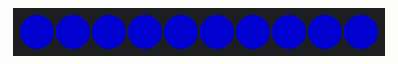
Recording of a sketch running on a simulated Arduino Uno, built with avr-gcc and run on an emulated ATmega328P. Parts: 10 RGB LEDs in strip order, left to right. Dim RGB values are drawn brighter than linear.

Above: at 0.45 s.
At 10.51 s:
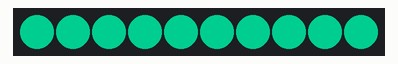
At 20.57 s:
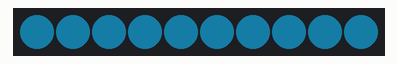
At 30.01 s:
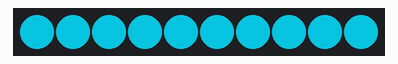
At 39.77 s:
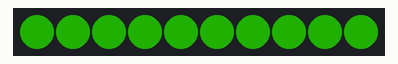

The sketch:

working_Led_3.ino
```cpp
#include <PololuLedStrip.h>

// Create an ledStrip object on pin 10.
PololuLedStrip<10> ledStrip;

// Create a buffer for holding 30 colors.  Takes 90 bytes.
#define LED_COUNT 10
rgb_color colors[LED_COUNT];
//rgb_color refColors[20];

void setup()
{
}

void loop()
{
  //load the colors
  //refColors[1] = (rgb_color){ 255, 255, 255};
  //refColors[2] = (rgb_color){ 200, 200, 200};
  //refColors[3] = (rgb_color){ 150, 150, 150};
  //refColors[4] = (rgb_color){ 100, 100, 100};
  //refColors[5] = (rgb_color){ 50, 50, 100};
  //refColors[6] = (rgb_color){ 0, 0, 100};
  //refColors[7] = (rgb_color){ 0, 0, 200};
  //refColors[8] = (rgb_color){ 100, 0, 255};
  //refColors[9] = (rgb_color){ 200, 0, 255};
  //refColors[10] = (rgb_color){ 255, 0, 0};
  //refColors[11] = (rgb_color){ 255, 0, 0};
  //refColors[12] = (rgb_color){ 200, 0, 0};
  //refColors[13] = (rgb_color){ 150, 0, 0};
  //refColors[14] = (rgb_color){ 100, 0, 0};
  //refColors[15] = (rgb_color){ 50, 0, 0};
  //refColors[16] = (rgb_color){ 0, 0, 0};
  //refColors[17] = (rgb_color){ 0, 50, 0};
  //refColors[18] = (rgb_color){ 0, 100, 0};
  //refColors[19] = (rgb_color){ 0, 150, 0};
  //refColors[0] = (rgb_color){ 0, 200, 0};

  //loop ten times to create chasing effect
  for (int i = 0; i < 200; i=i+5) {
    for (int j = 0; j < 200; j=j+5) {
      for (int k = 0; k < 200; k=k+5) {
        for (int l = 0; l < 10; l++) {
        colors[l] = (rgb_color){ i, j, k};
   //     delay(5);
        }
     ledStrip.write(colors, LED_COUNT);
     delay(5);
      }
      for (int k = 200; k > 0; k=k-5) {
        for (int l = 0; l < 10; l++) {
          colors [l] = (rgb_color){ i, j, k};
//          delay(15);
        }
      ledStrip.write(colors, LED_COUNT);
      delay(5);
      }
   }
  }
}
```
